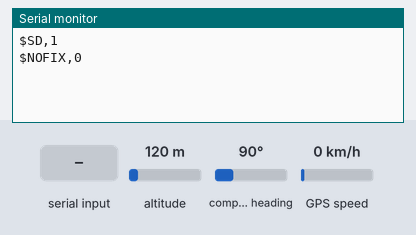
Recording of a sketch running on a simulated Arduino Nano, built with avr-gcc and run on an emulated ATmega328P. Parts: the last lines printed to the serial monitor. The test bench sets the inputs (shaded band); at power-on: GPS speed 0 km/h, altitude 120 m, compass heading 90°. Storage starts empty; the GPS gets a fix after 3 s at 37.7749, -122.4194 with 8 satellites.

Above: at 1.2 s.
1.3 s: "$LOG,1\n" received over Serial
At 1.9 s:
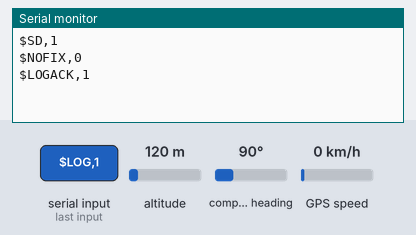
5.4 s: GPS speed set to 2 km/h
At 6.7 s:
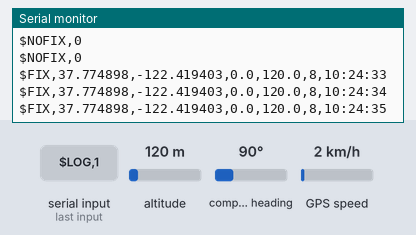
9.5 s: "$LOG,1\n" received over Serial
At 10.0 s:
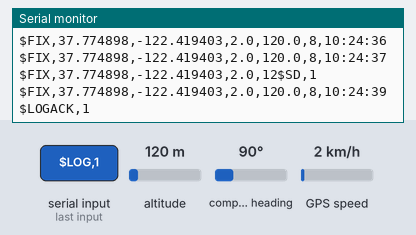
11.5 s: altitude set to 20 m
At 12.8 s:
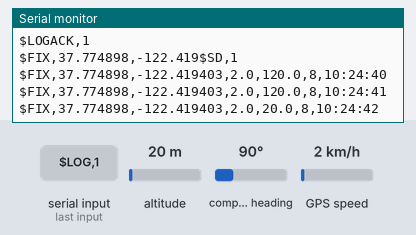
13.0 s: altitude set to 250 m
At 14.0 s:
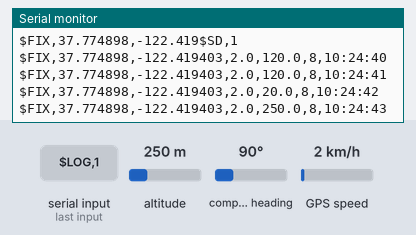
Timing chart, 0 to 15.5 s (numbered marks = the images above; inputs shaded):
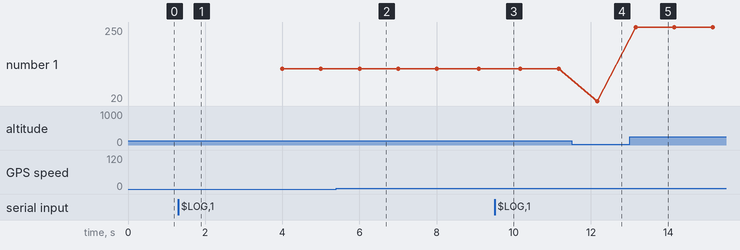

The sketch:

nano_gps_logger.ino
```cpp
#include <SoftwareSerial.h>
#include <TinyGPSPlus.h>
#include <SPI.h>
#include <SD.h>

constexpr uint8_t PIN_GPS_RX = 4;   // Nano listens here (GPS TX)
constexpr uint8_t PIN_GPS_TX = 3;   // Nano talks here   (GPS RX)
constexpr uint8_t PIN_SD_CS  = 10;

constexpr uint32_t GPS_BAUD  = 9600;   // NEO-6M default
constexpr uint32_t LINK_BAUD = 9600;   // to ESP32 (keep modest for SoftwareSerial coexistence)
constexpr uint32_t FIX_PERIOD_MS = 1000;

SoftwareSerial gpsSerial(PIN_GPS_RX, PIN_GPS_TX);
TinyGPSPlus gps;

bool sdOK = false;
bool logging = false;
File gpxFile;
char gpxName[13];          // 8.3 filename e.g. RIDE07.GPX
uint32_t lastFixSent = 0;
uint32_t lastLogged  = 0;

char cmdBuf[16];
uint8_t cmdLen = 0;

// ---------------------------------------------------------
void setup() {
  Serial.begin(LINK_BAUD);       // hardware UART -> ESP32
  gpsSerial.begin(GPS_BAUD);

  sdOK = SD.begin(PIN_SD_CS);
  Serial.println(sdOK ? F("$SD,1") : F("$SD,0"));
}

// ---------------------------------------------------------
void loop() {
  // Feed the NMEA parser
  while (gpsSerial.available()) gps.encode(gpsSerial.read());

  // Commands from the ESP32: $LOG,1  /  $LOG,0
  while (Serial.available()) {
    char ch = (char)Serial.read();
    if (ch == '\n' || ch == '\r') {
      if (cmdLen) { cmdBuf[cmdLen] = 0; handleCmd(); cmdLen = 0; }
    } else if (cmdLen < sizeof(cmdBuf) - 1) {
      cmdBuf[cmdLen++] = ch;
    } else cmdLen = 0;
  }

  uint32_t now = millis();
  if (now - lastFixSent >= FIX_PERIOD_MS) {
    lastFixSent = now;
    sendFix();
    if (logging && gps.location.isValid()) logTrackpoint();
  }
}

// ---------------------------------------------------------
void handleCmd() {
  if (!strncmp(cmdBuf, "$LOG,1", 6)) startLog();
  else if (!strncmp(cmdBuf, "$LOG,0", 6)) stopLog();
}

// ---------------------------------------------------------
void sendFix() {
  if (gps.location.isValid() && gps.location.age() < 3000) {
    // $FIX,lat,lon,kmh,alt,sats,hh:mm:ss
    Serial.print(F("$FIX,"));
    Serial.print(gps.location.lat(), 6); Serial.print(',');
    Serial.print(gps.location.lng(), 6); Serial.print(',');
    Serial.print(gps.speed.kmph(), 1);   Serial.print(',');
    Serial.print(gps.altitude.meters(), 1); Serial.print(',');
    Serial.print(gps.satellites.value()); Serial.print(',');
    printTime2(gps.time.hour());   Serial.print(':');
    printTime2(gps.time.minute()); Serial.print(':');
    printTime2(gps.time.second());
    Serial.println();
  } else {
    Serial.print(F("$NOFIX,"));
    Serial.println(gps.satellites.value());
  }
}

void printTime2(uint8_t v) {
  if (v < 10) Serial.print('0');
  Serial.print(v);
}

// ---------------------------------------------------------
void startLog() {
  if (logging || !sdOK) { ack(); return; }
  // Find a free RIDE##.GPX slot
  for (uint8_t i = 0; i < 100; i++) {
    snprintf(gpxName, sizeof(gpxName), "RIDE%02u.GPX", i);
    if (!SD.exists(gpxName)) break;
  }
  gpxFile = SD.open(gpxName, FILE_WRITE);
  if (gpxFile) {
    gpxFile.println(F("<?xml version=\"1.0\" encoding=\"UTF-8\"?>"));
    gpxFile.println(F("<gpx version=\"1.1\" creator=\"SmartSk8\" xmlns=\"http://www.topografix.com/GPX/1/1\">"));
    gpxFile.println(F("<trk><name>Skateboard Ride</name><trkseg>"));
    gpxFile.flush();
    logging = true;
  }
  ack();
}

void stopLog() {
  if (logging && gpxFile) {
    gpxFile.println(F("</trkseg></trk></gpx>"));
    gpxFile.close();
  }
  logging = false;
  ack();
}

void ack() {
  Serial.print(F("$LOGACK,"));
  Serial.println(logging ? '1' : '0');
}

// ---------------------------------------------------------
void logTrackpoint() {
  if (!gpxFile) return;
  // <trkpt lat=".." lon=".."><ele>..</ele><time>YYYY-MM-DDTHH:MM:SSZ</time></trkpt>
  gpxFile.print(F("<trkpt lat=\""));
  gpxFile.print(gps.location.lat(), 6);
  gpxFile.print(F("\" lon=\""));
  gpxFile.print(gps.location.lng(), 6);
  gpxFile.print(F("\"><ele>"));
  gpxFile.print(gps.altitude.meters(), 1);
  gpxFile.print(F("</ele>"));

  if (gps.date.isValid() && gps.time.isValid()) {
    char ts[24];
    snprintf(ts, sizeof(ts), "<time>%04u-%02u-%02uT%02u:%02u:%02uZ</time>",
             gps.date.year(), gps.date.month(), gps.date.day(),
             gps.time.hour(), gps.time.minute(), gps.time.second());
    gpxFile.print(ts);
  }
  gpxFile.println(F("</trkpt>"));

  // Flush every ~5s so a battery pull doesn't eat the ride
  if (millis() - lastLogged > 5000) { gpxFile.flush(); lastLogged = millis(); }
}
```

Measured:
- after the input at 1.3 s, the serial monitor: prints a new line at once (image 1)
- after the input at 9.5 s, the serial monitor: prints a new line at once (image 3)
- after the input at 11.5 s, the serial monitor: prints a new line after 0.66 s (image 4)
- after the input at 13.0 s, the serial monitor: prints a new line after 0.16 s (image 5)
- plotted number 1: 120 → 20 after the input at 11.5 s, 20 → 250 after the input at 13.0 s
